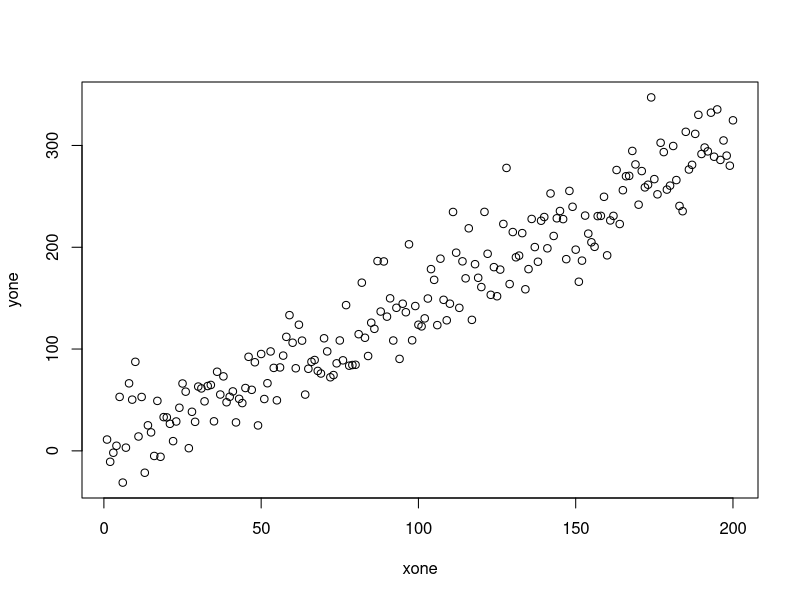
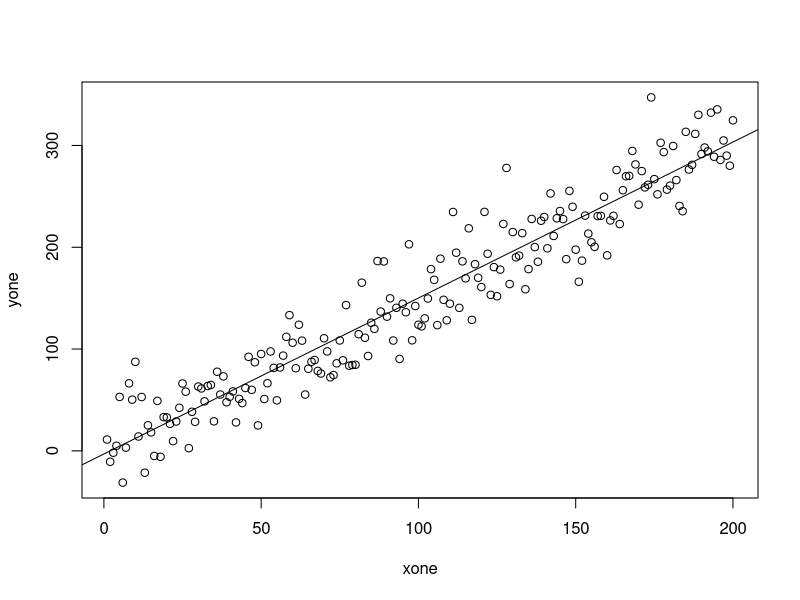
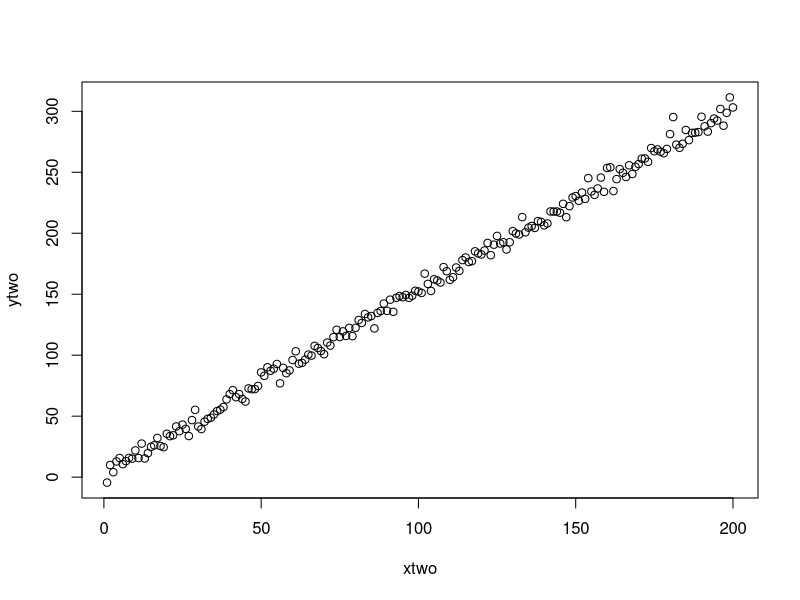
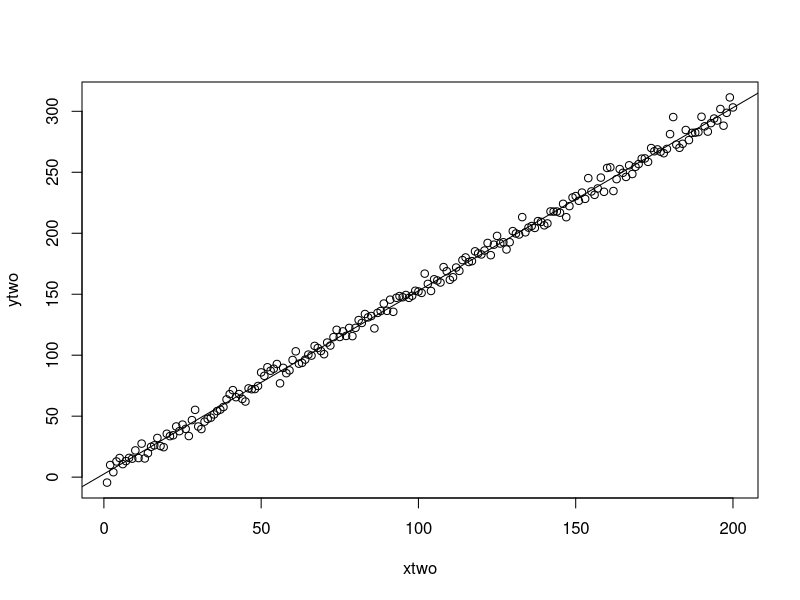
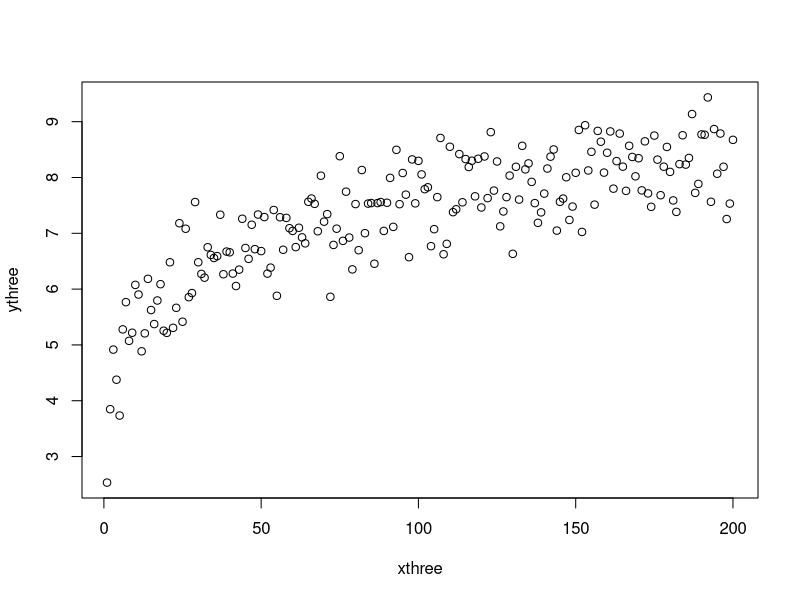
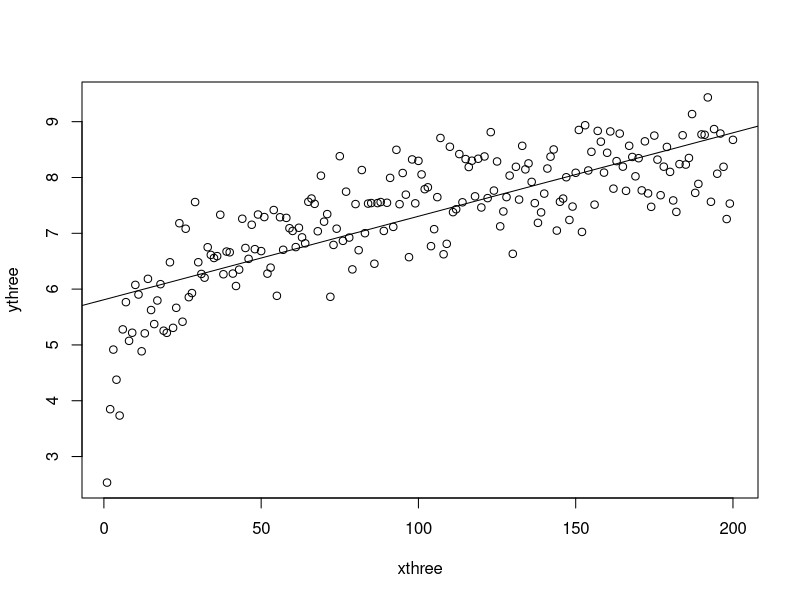
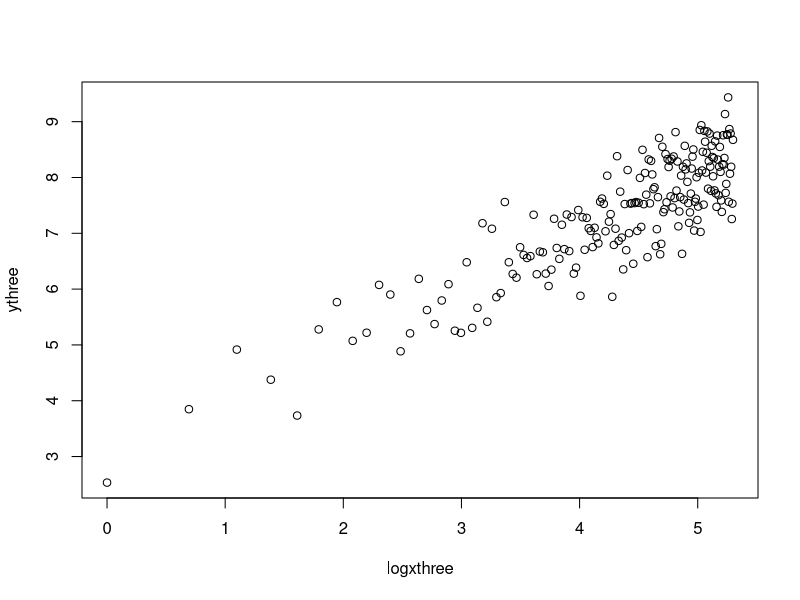
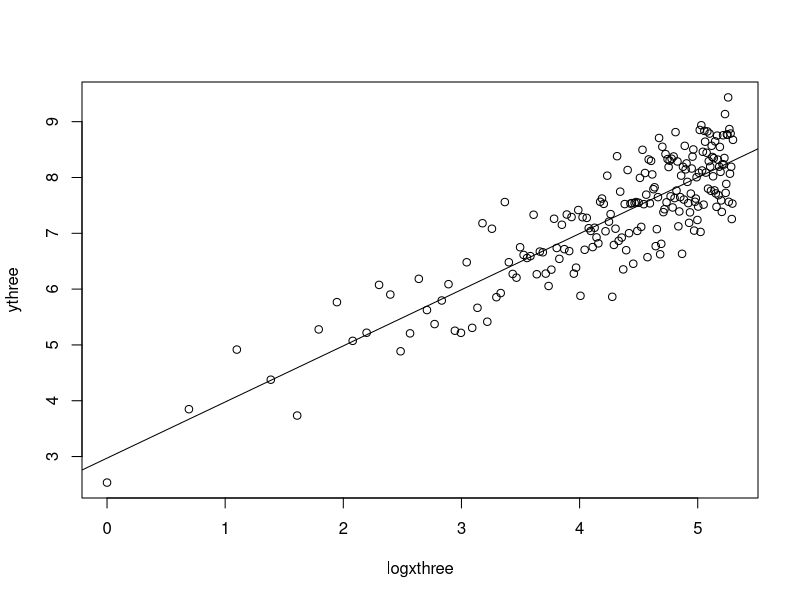

These charts were generated, in order, by the following R code:
## ---- chunk 1
n = 200
xone=seq(1:n)
yone = 1.5*xone + rnorm(n=n, mean = 3, sd=25)

plot(xone,yone)
olsone = lm(yone~xone)
summary(olsone)
plot(xone,yone,abline(lm(yone~xone)))
## ---- chunk 2
n = 200
xtwo=seq(1:n)
ytwo = 1.5*xtwo + rnorm(n=n, mean = 3, sd=5)

plot(xtwo,ytwo)
olstwo = lm(ytwo~xtwo)
summary(olstwo)
plot(xtwo,ytwo,abline(lm(ytwo~xtwo)))
## ---- chunk 3
xthree=seq(1:n)
ythree = log(xthree) + rnorm(n=n, mean = 3, sd=0.5)

plot(xthree,ythree)
olsthree = lm(ythree~xthree)
summary(olsthree)
plot(xthree,ythree,abline(lm(ythree~xthree)))
## ---- chunk 4
logxthree = log(xthree)
plot(logxthree,ythree)
olsfour = lm(ythree~logxthree)
summary(olsfour)
plot(logxthree,ythree,abline(lm(ythree~logxthree)))
## ---- chunk 5
library(ggplot2)
dat = mpg
hmile = lm(hwy~displ+year, dat=dat)
summary(hmile)
## ---- chunk 6
TSS = var(dat$hwy)*(nrow(dat)-1)
dat$errsq = (hmile$residuals)^2
RSS =sum(dat$errsq)
ESS=TSS-RSS
TSS
RSS
ESS
## ---- chunk 7
R_squared = ESS/TSS
R_squared
## ---- chunk 8
fishstat = (ESS/(length(coefficients(hmile))-1))/
  (RSS/(nrow(dat)-length(coefficients(hmile))))
fishstat
